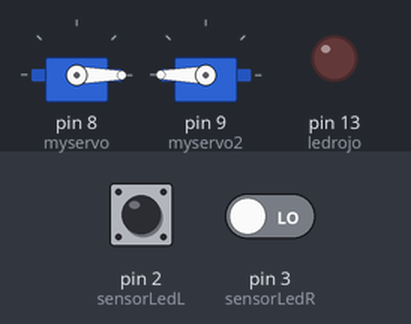
Bench run of a sketch on a simulated Arduino Uno, built with avr-gcc and run on an emulated ATmega328P. Parts: 2 × servo, output pins drawn as LEDs (lit = HIGH). Dashed ring = blinking. The inputs (shaded band) are chosen by the test bench; at power-on: pin 2 (sensorLedL) LOW, pin 3 (sensorLedR) LOW.

Above: at 1.2 s.
1.3 s: pin 2 (sensorLedL) driven HIGH
At 1.9 s:
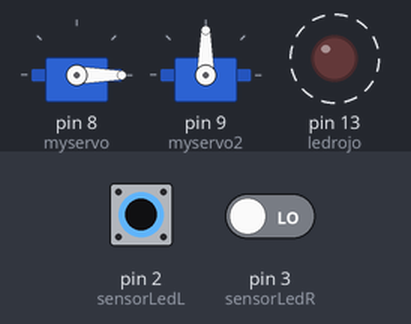
4.3 s: pin 3 (sensorLedR) driven HIGH
At 5.5 s:
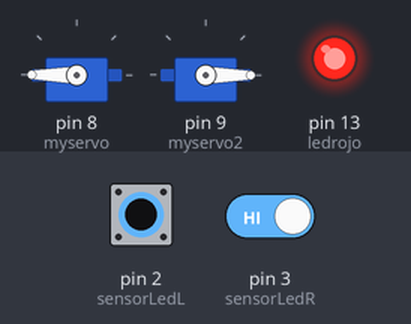
5.8 s: pin 2 (sensorLedL) driven LOW
At 6.9 s:
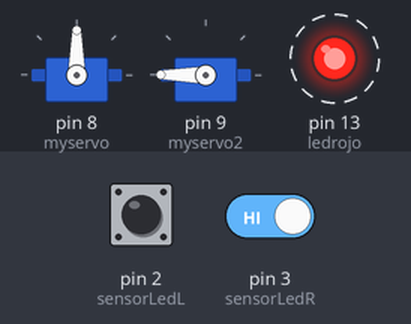
8.8 s: pin 3 (sensorLedR) driven LOW
At 9.5 s:
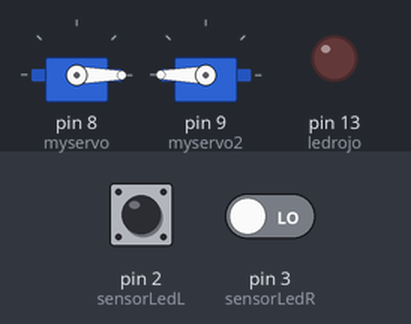
10.3 s: pin 2 (sensorLedL) driven HIGH
At 11.0 s:
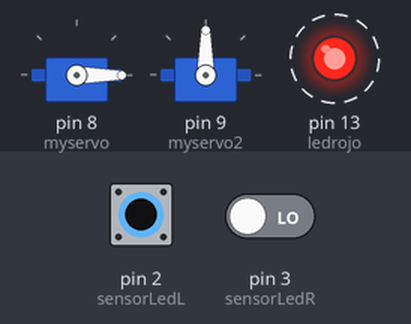
13.3 s: pin 2 (sensorLedL) pulsed LOW 2 times (0.12 s each, 0.3 s apart)
At 14.4 s:
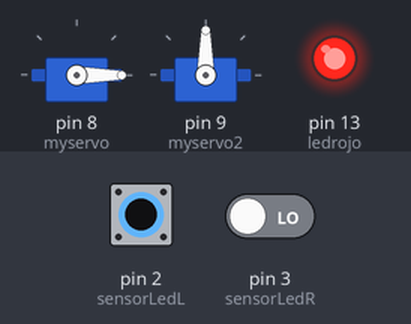
Timing chart, 0 to 64.4 s (numbered marks = the images above; inputs shaded):
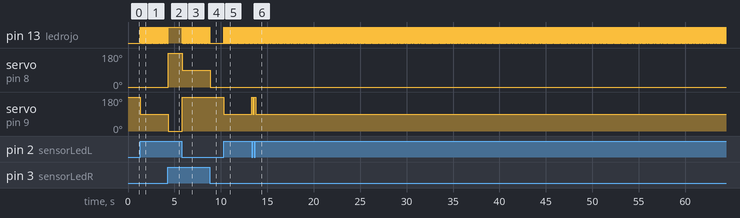

Measured:
- after the input at 1.3 s, pin 13 (ledrojo): alternates HIGH for 0.01 s and LOW for 0.02 s, starting at once; servo on pin 9 (myservo2): 180° → 90° at once
- after the input at 4.3 s, pin 13 (ledrojo): goes on until 4.3 s, then stays HIGH; servo on pin 8 (myservo): 0° → 180° at once; servo on pin 9 (myservo2): 90° → 0° at once
- after the input at 5.8 s, pin 13 (ledrojo): alternates HIGH for 0.01 s and LOW for 0.02 s, starting at once; servo on pin 8 (myservo): 180° → 90° at once; servo on pin 9 (myservo2): 0° → 180° at once
- after the input at 8.8 s, pin 13 (ledrojo): goes on until 8.8 s, then stays LOW; servo on pin 8 (myservo): 90° → 0° at once
- after the input at 10.3 s, pin 13 (ledrojo): alternates HIGH for 0.01 s and LOW for 0.02 s, starting at once; servo on pin 9 (myservo2): 180° → 90° at once
- after the input at 13.3 s, servo on pin 9 (myservo2): alternates 180° for 0.13 s and 90° for 0.16 s, 4 changes in all, then stays 90°, starting at once

The sketch:

Siguelineas.ino
```cpp
#include <Servo.h>
#include <string.h>

using namespace std;
int ledrojo     = 13 ;
int sensorLedL  = 2  ;
int sensorLedR  = 3  ;
int sensorReadL = 0  ;
int sensorReadR = 0  ;


Servo myservo;
Servo myservo2;
Servo myultraservo;

void setup(){
  Serial.begin(9600);
  pinMode (ledrojo    ,OUTPUT);
  myservo.attach      (8 );
  myservo2.attach     (9 );
}

void loop() {

  sensorReadL = digitalRead (sensorLedL);
  sensorReadR = digitalRead (sensorLedR);

    if  (sensorReadL == HIGH && sensorReadR == HIGH  )
    {
    digitalWrite (ledrojo, HIGH);
    myservo.write  (180);
    myservo2.write (0);
    delay (10);
    }
    else if (sensorReadL == LOW && sensorReadR == LOW  )
    {
      myservo.write  (0);
      myservo2.write (180);
      delay (10);
    }

    else if (sensorReadL == HIGH )
    {
    digitalWrite (ledrojo , HIGH);
    delay (10);
    digitalWrite (ledrojo , LOW);
    delay (10);
    myservo.write (0);
    myservo2.write (90);
    delay (10);
    }
    else if (sensorReadR == HIGH)
    {
    digitalWrite (ledrojo , HIGH);
    delay (10);
    digitalWrite (ledrojo , LOW);
    delay (10);
    myservo.write  (90);
    myservo2.write (180);
    delay (10);
    }

}
```
